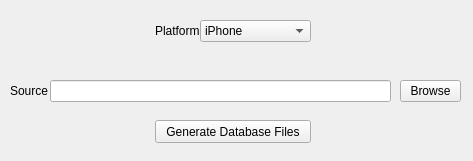
<?xml version="1.0" encoding="UTF-8"?>
<ui version="4.0">
 <class>MainWindow</class>
 <widget class="QMainWindow" name="MainWindow">
  <property name="windowModality">
   <enum>Qt::NonModal</enum>
  </property>
  <property name="geometry">
   <rect>
    <x>0</x>
    <y>0</y>
    <width>473</width>
    <height>161</height>
   </rect>
  </property>
  <property name="windowTitle">
   <string>DB Generator</string>
  </property>
  <property name="windowIcon">
   <iconset resource="Images.qrc">
    <normaloff>:/Images/DBGeneratorIcon.png</normaloff>
    <normalon>:/Images/DBGeneratorIcon.png</normalon>
    <disabledoff>:/Images/DBGeneratorIcon.png</disabledoff>
    <disabledon>:/Images/DBGeneratorIcon.png</disabledon>
    <activeoff>:/Images/DBGeneratorIcon.png</activeoff>
    <activeon>:/Images/DBGeneratorIcon.png</activeon>
    <selectedoff>:/Images/DBGeneratorIcon.png</selectedoff>
    <selectedon>:/Images/DBGeneratorIcon.png</selectedon>:/Images/DBGeneratorIcon.png</iconset>
  </property>
  <property name="toolButtonStyle">
   <enum>Qt::ToolButtonIconOnly</enum>
  </property>
  <widget class="QWidget" name="centralWidget">
   <widget class="QComboBox" name="fPlatform">
    <property name="enabled">
     <bool>true</bool>
    </property>
    <property name="geometry">
     <rect>
      <x>200</x>
      <y>20</y>
      <width>111</width>
      <height>22</height>
     </rect>
    </property>
    <property name="editable">
     <bool>false</bool>
    </property>
    <property name="modelColumn">
     <number>0</number>
    </property>
    <item>
     <property name="text">
      <string>iPhone</string>
     </property>
    </item>
    <item>
     <property name="text">
      <string>Blackberry 10</string>
     </property>
    </item>
    <item>
     <property name="text">
      <string>Qt Application</string>
     </property>
    </item>
   </widget>
   <widget class="QLabel" name="label">
    <property name="geometry">
     <rect>
      <x>155</x>
      <y>20</y>
      <width>46</width>
      <height>22</height>
     </rect>
    </property>
    <property name="text">
     <string>Platform</string>
    </property>
   </widget>
   <widget class="QPushButton" name="srcButton">
    <property name="geometry">
     <rect>
      <x>400</x>
      <y>80</y>
      <width>61</width>
      <height>22</height>
     </rect>
    </property>
    <property name="text">
     <string>Browse</string>
    </property>
   </widget>
   <widget class="QLineEdit" name="fFileName">
    <property name="geometry">
     <rect>
      <x>50</x>
      <y>80</y>
      <width>341</width>
      <height>22</height>
     </rect>
    </property>
    <property name="readOnly">
     <bool>true</bool>
    </property>
   </widget>
   <widget class="QLabel" name="label_2">
    <property name="geometry">
     <rect>
      <x>10</x>
      <y>80</y>
      <width>41</width>
      <height>22</height>
     </rect>
    </property>
    <property name="text">
     <string>Source</string>
    </property>
   </widget>
   <widget class="QPushButton" name="fGenerateButton">
    <property name="geometry">
     <rect>
      <x>155</x>
      <y>120</y>
      <width>156</width>
      <height>23</height>
     </rect>
    </property>
    <property name="text">
     <string>Generate Database Files</string>
    </property>
   </widget>
   <widget class="QLabel" name="fMessageText">
    <property name="geometry">
     <rect>
      <x>115</x>
      <y>50</y>
      <width>236</width>
      <height>22</height>
     </rect>
    </property>
    <property name="layoutDirection">
     <enum>Qt::LeftToRight</enum>
    </property>
    <property name="text">
     <string/>
    </property>
    <property name="alignment">
     <set>Qt::AlignCenter</set>
    </property>
   </widget>
  </widget>
 </widget>
 <layoutdefault spacing="6" margin="11"/>
 <resources>
  <include location="Images.qrc"/>
 </resources>
 <connections/>
</ui>
